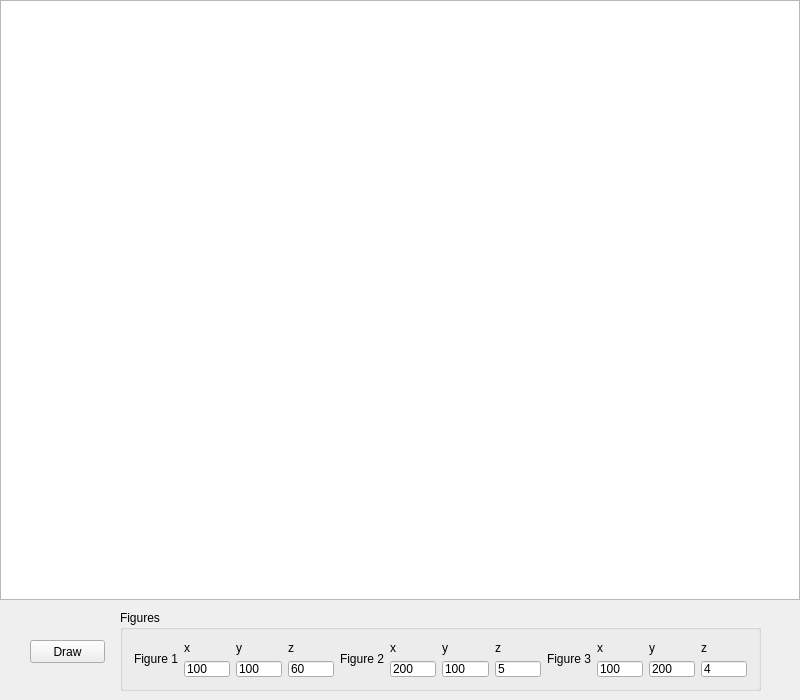
<?xml version="1.0" encoding="UTF-8"?>
<ui version="4.0">
 <class>MainWindow</class>
 <widget class="QMainWindow" name="MainWindow">
  <property name="geometry">
   <rect>
    <x>0</x>
    <y>0</y>
    <width>800</width>
    <height>700</height>
   </rect>
  </property>
  <property name="sizePolicy">
   <sizepolicy hsizetype="Fixed" vsizetype="Fixed">
    <horstretch>0</horstretch>
    <verstretch>0</verstretch>
   </sizepolicy>
  </property>
  <property name="windowTitle">
   <string>ZBUFFER</string>
  </property>
  <widget class="QWidget" name="centralWidget">
   <widget class="QGroupBox" name="groupBox">
    <property name="geometry">
     <rect>
      <x>120</x>
      <y>610</y>
      <width>641</width>
      <height>81</height>
     </rect>
    </property>
    <property name="title">
     <string>Figures</string>
    </property>
    <layout class="QHBoxLayout" name="horizontalLayout_5">
     <item>
      <layout class="QHBoxLayout" name="horizontalLayout_4">
       <item>
        <layout class="QVBoxLayout" name="verticalLayout_4">
         <item>
          <layout class="QHBoxLayout" name="horizontalLayout">
           <item>
            <widget class="QLabel" name="label">
             <property name="text">
              <string>Figure 1</string>
             </property>
            </widget>
           </item>
           <item>
            <layout class="QVBoxLayout" name="verticalLayout">
             <item>
              <widget class="QLabel" name="label_2">
               <property name="text">
                <string>x</string>
               </property>
              </widget>
             </item>
             <item>
              <widget class="QLineEdit" name="x0">
               <property name="text">
                <string>100</string>
               </property>
              </widget>
             </item>
            </layout>
           </item>
           <item>
            <layout class="QVBoxLayout" name="verticalLayout_2">
             <item>
              <widget class="QLabel" name="label_3">
               <property name="text">
                <string>y</string>
               </property>
              </widget>
             </item>
             <item>
              <widget class="QLineEdit" name="y0">
               <property name="text">
                <string>100</string>
               </property>
              </widget>
             </item>
            </layout>
           </item>
           <item>
            <layout class="QVBoxLayout" name="verticalLayout_3">
             <item>
              <widget class="QLabel" name="label_4">
               <property name="text">
                <string>z</string>
               </property>
              </widget>
             </item>
             <item>
              <widget class="QLineEdit" name="z0">
               <property name="text">
                <string>60</string>
               </property>
              </widget>
             </item>
            </layout>
           </item>
          </layout>
         </item>
        </layout>
       </item>
       <item>
        <spacer name="horizontalSpacer">
         <property name="orientation">
          <enum>Qt::Horizontal</enum>
         </property>
         <property name="sizeHint" stdset="0">
          <size>
           <width>40</width>
           <height>20</height>
          </size>
         </property>
        </spacer>
       </item>
       <item>
        <layout class="QVBoxLayout" name="verticalLayout_5">
         <item>
          <layout class="QHBoxLayout" name="horizontalLayout_2">
           <item>
            <widget class="QLabel" name="label_5">
             <property name="text">
              <string>Figure 2</string>
             </property>
            </widget>
           </item>
           <item>
            <layout class="QVBoxLayout" name="verticalLayout_6">
             <item>
              <widget class="QLabel" name="label_6">
               <property name="text">
                <string>x</string>
               </property>
              </widget>
             </item>
             <item>
              <widget class="QLineEdit" name="x1">
               <property name="text">
                <string>200</string>
               </property>
              </widget>
             </item>
            </layout>
           </item>
           <item>
            <layout class="QVBoxLayout" name="verticalLayout_7">
             <item>
              <widget class="QLabel" name="label_7">
               <property name="text">
                <string>y</string>
               </property>
              </widget>
             </item>
             <item>
              <widget class="QLineEdit" name="y1">
               <property name="text">
                <string>100</string>
               </property>
              </widget>
             </item>
            </layout>
           </item>
           <item>
            <layout class="QVBoxLayout" name="verticalLayout_8">
             <item>
              <widget class="QLabel" name="label_8">
               <property name="text">
                <string>z</string>
               </property>
              </widget>
             </item>
             <item>
              <widget class="QLineEdit" name="z1">
               <property name="text">
                <string>5</string>
               </property>
              </widget>
             </item>
            </layout>
           </item>
          </layout>
         </item>
        </layout>
       </item>
       <item>
        <spacer name="horizontalSpacer_2">
         <property name="orientation">
          <enum>Qt::Horizontal</enum>
         </property>
         <property name="sizeHint" stdset="0">
          <size>
           <width>40</width>
           <height>20</height>
          </size>
         </property>
        </spacer>
       </item>
       <item>
        <layout class="QVBoxLayout" name="verticalLayout_9">
         <item>
          <layout class="QHBoxLayout" name="horizontalLayout_3">
           <item>
            <widget class="QLabel" name="label_9">
             <property name="text">
              <string>Figure 3</string>
             </property>
            </widget>
           </item>
           <item>
            <layout class="QVBoxLayout" name="verticalLayout_10">
             <item>
              <widget class="QLabel" name="label_10">
               <property name="text">
                <string>x</string>
               </property>
              </widget>
             </item>
             <item>
              <widget class="QLineEdit" name="x2">
               <property name="text">
                <string>100</string>
               </property>
              </widget>
             </item>
            </layout>
           </item>
           <item>
            <layout class="QVBoxLayout" name="verticalLayout_11">
             <item>
              <widget class="QLabel" name="label_11">
               <property name="text">
                <string>y</string>
               </property>
              </widget>
             </item>
             <item>
              <widget class="QLineEdit" name="y2">
               <property name="text">
                <string>200</string>
               </property>
              </widget>
             </item>
            </layout>
           </item>
           <item>
            <layout class="QVBoxLayout" name="verticalLayout_12">
             <item>
              <widget class="QLabel" name="label_12">
               <property name="text">
                <string>z</string>
               </property>
              </widget>
             </item>
             <item>
              <widget class="QLineEdit" name="z2">
               <property name="text">
                <string>4</string>
               </property>
              </widget>
             </item>
            </layout>
           </item>
          </layout>
         </item>
        </layout>
       </item>
      </layout>
     </item>
    </layout>
   </widget>
   <widget class="QGraphicsView" name="drawArea">
    <property name="geometry">
     <rect>
      <x>0</x>
      <y>0</y>
      <width>800</width>
      <height>600</height>
     </rect>
    </property>
   </widget>
   <widget class="QPushButton" name="draw">
    <property name="geometry">
     <rect>
      <x>30</x>
      <y>640</y>
      <width>75</width>
      <height>23</height>
     </rect>
    </property>
    <property name="sizePolicy">
     <sizepolicy hsizetype="Fixed" vsizetype="Fixed">
      <horstretch>0</horstretch>
      <verstretch>0</verstretch>
     </sizepolicy>
    </property>
    <property name="text">
     <string>Draw</string>
    </property>
   </widget>
  </widget>
 </widget>
 <layoutdefault spacing="6" margin="11"/>
 <resources/>
 <connections/>
</ui>
